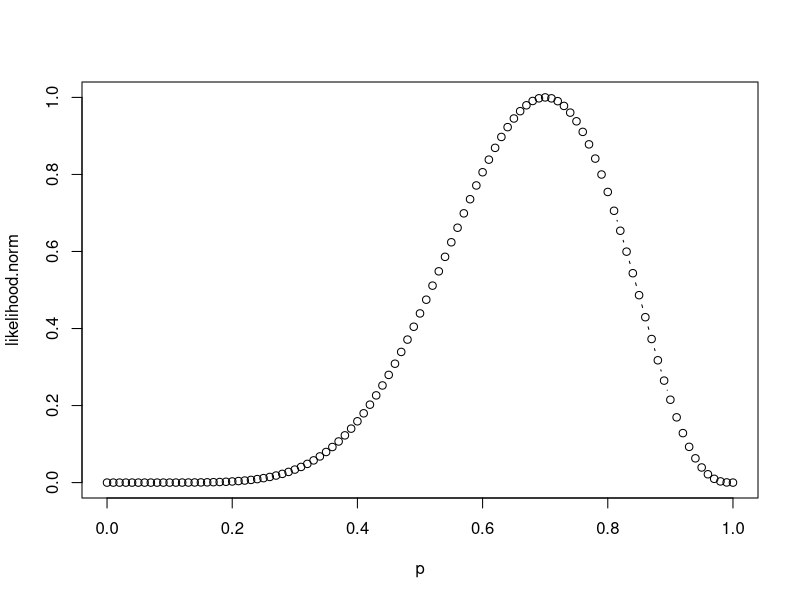
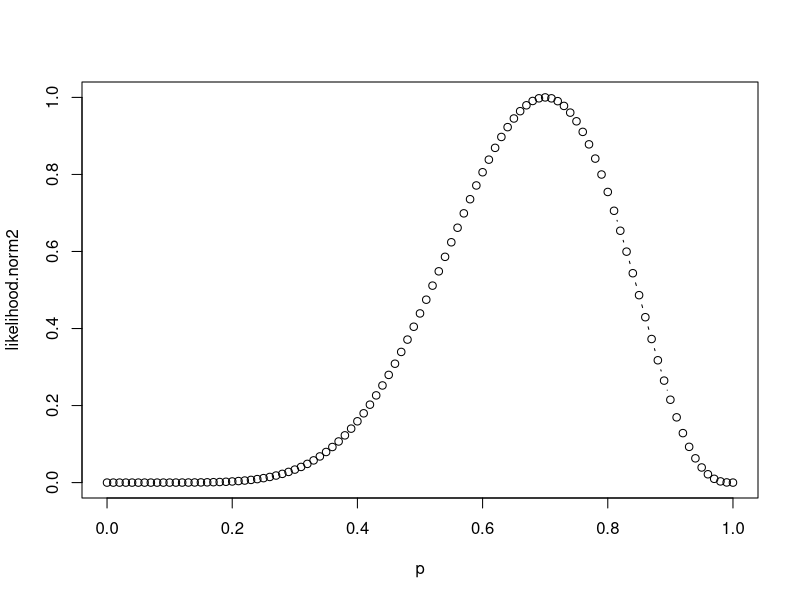
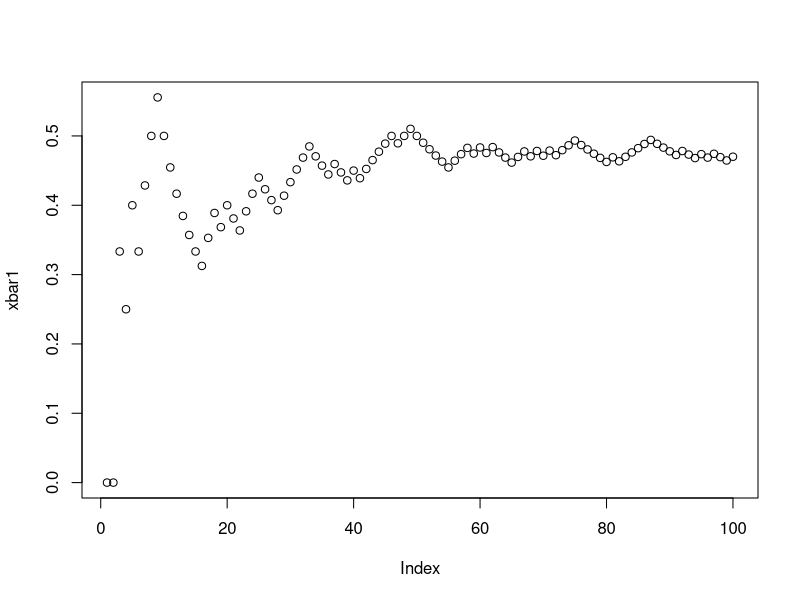
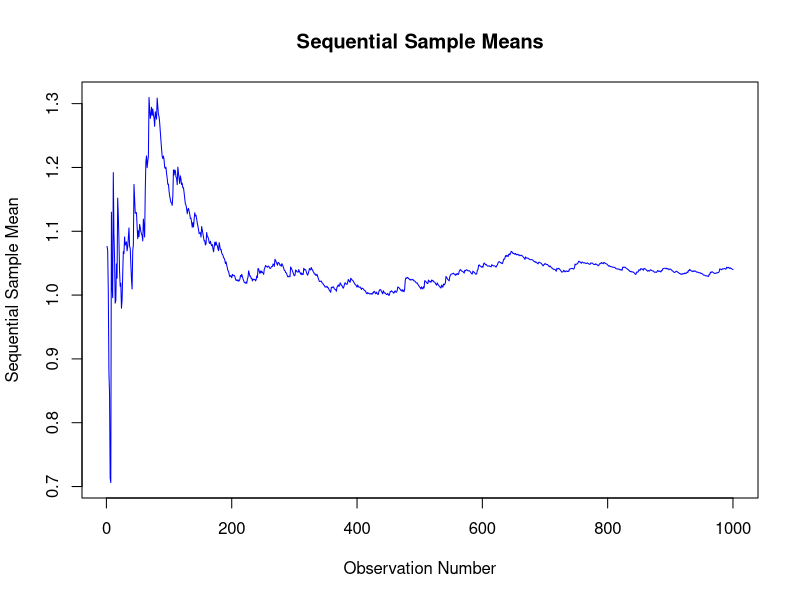
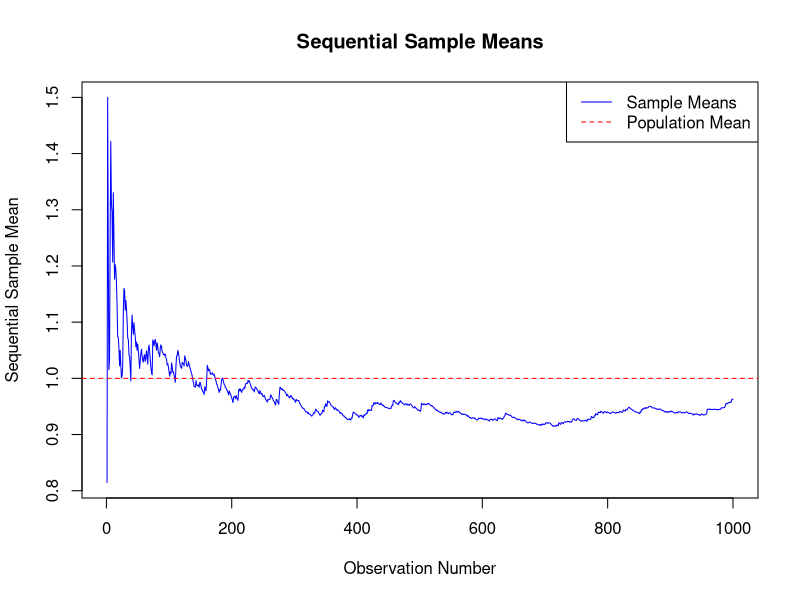
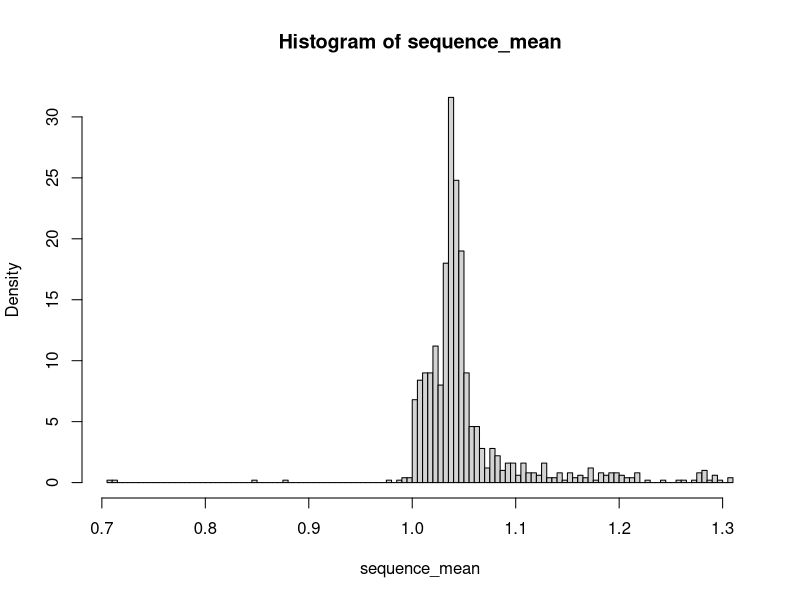
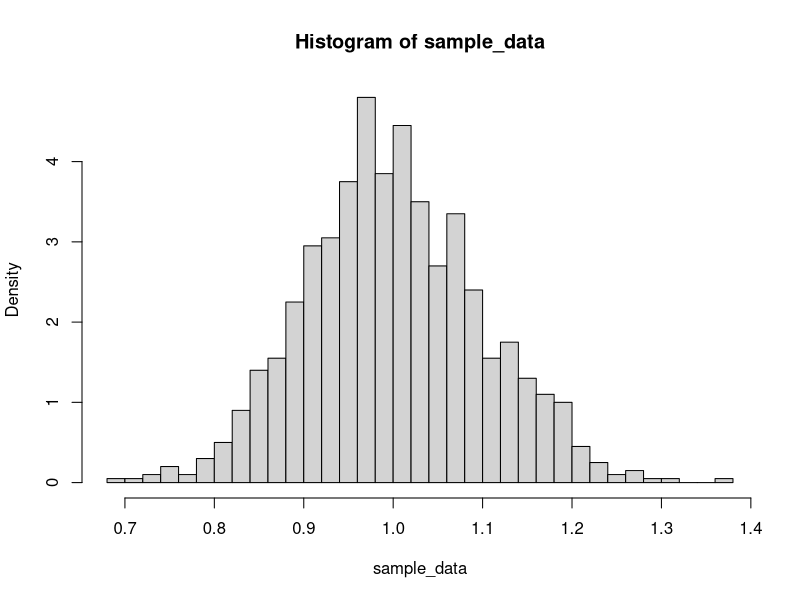
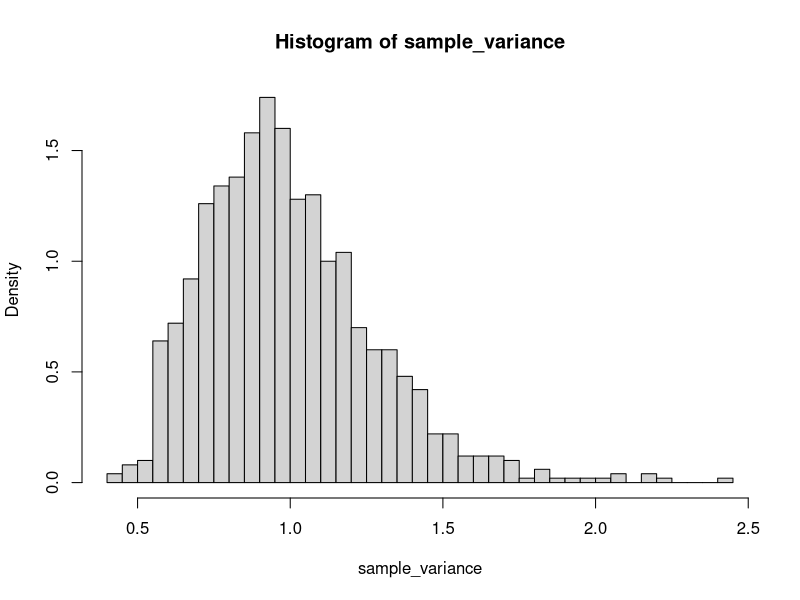

Here is the R script that generated these plots, in order:
## ---- chunk 1
knitr::opts_chunk$set(echo = TRUE)
## ---- chunk 2
p <- seq(0,1,by=0.01)
likelihood <- choose(10,7)*p^7*(1-p)^3
likelihood.norm <- likelihood/max(likelihood) 
plot( p, likelihood.norm, type = "b"  )

choose(10,7)*0.5^10 + choose(10,8)*0.5^10 + choose(10,9)*0.5^10 + choose(10,10)*0.5^10

p <- seq(0,1,by=0.01)
likelihood_2 <- choose(9,2)*(1-p)^3*p^7
likelihood.norm2 <- likelihood_2/max(likelihood_2) 
plot( p, likelihood.norm2, type = "b"  )

1- ( 0.5^3 + choose(3,2)*0.5^4 + choose(4,2)*0.5^5 + choose(5,2)*0.5^6 + choose(6,2)*0.5^7 + choose(7,2)*0.5^8 + choose(8,2)*0.5^9 )

## ---- chunk 3
#a. 5/6
pnorm(5/6)

#b. What DBP represents the 90th, 95th and 97.5th percentiles of normal distribution
qnorm(0.90)
12*qnorm(0.90) + 80
qnorm(0.95)
12*qnorm(0.95) + 80
qnorm(0.975)
12*qnorm(0.975) + 80

# c. 
pnorm(1, lower.tail = FALSE)
pnorm(2, lower.tail = FALSE)
pnorm(3, lower.tail = FALSE)

# d Suppose that 10 people are sampled from this population. What’s the probability that 50% (5) of them have a SBP larger than 140?
pnorm(20/11)
pnorm(20/11, lower.tail = FALSE)

choose(10,5)*(pnorm(20/11))^5 * (1-pnorm(20/11))^5
choose(10,5)*0.9655^5 * 0.0345^5
252 * 0.8389989 * 0.0345^5

choose(1000,500)*0.9655^500 * 0.0345^500


# f 
0.0345* (1-0.7976)

# g
(81.3-80)/12*sqrt(200)
pnorm(1.532065)

(81.3-120)/11*sqrt(200)
pnorm((81.3-120)/11*sqrt(200))

## ---- chunk 4
rexp(1000, 1)
mean(rexp(1000, 1))
var(rexp(1000, 1))

# x <- seq(0,5,length = 1000)
# y <- mean(rexp(1000,1))
# n <- 1000
## ---- chunk 5
# example
x1=rbinom(100,1,0.5)
x2=rbinom(100,1,0.5)
x3=rbinom(100,1,0.5)
xbar1=cumsum(x1)/(1:100)
xbar2=cumsum(x2)/(1:100)
xbar3=cumsum(x3)/(1:100)
plot(xbar1)

set.seed(19990318)
sample_size <- 1000
sample_data <- rexp(sample_size, 1)
sequence_mean <- cumsum(sample_data)/(1:1000)
plot(1:sample_size, sequence_mean, type = "l", col = "blue",
     xlab = "Observation Number", ylab = "Sequential Sample Mean",
     main = "Sequential Sample Means")


## Same like above
sample_size <- 1000
sample_data <- rexp(sample_size, 1)

# Initialize a vector to store sample means
sample_means <- sequence( 1000 ,0, 0)
sequential_means <- numeric(sample_size)
total <- 0
# Calculate the sequential sample means
for (i in 1:1000) {
  total <- total + sample_data[i]
  sample_means[i] <- total / i
  sequential_means[i] <- sample_means[i]
}
# Create a plot of sequential sample means by observation number
plot(1:sample_size, sequential_means, type = "l", col = "blue",
     xlab = "Observation Number", ylab = "Sequential Sample Mean",
     main = "Sequential Sample Means")

# Add a horizontal line at the population mean for reference
abline(h = 1, col = "red", lty = 2)

# Add a legend
legend("topright", legend = c("Sample Means", "Population Mean"),
       col = c("blue", "red"), lty = c(1, 2))

## ---- chunk 6
hist(sequence_mean, prob = T, breaks = 100)
## ---- chunk 7
sample_data <- numeric(1000)

for (i in 1:1000) {
  sample_data[i] = mean(rexp(100,1))
}

mean <- mean(sample_data)
variance <- var(sample_data)

# plot(1:1000, mean)
hist( sample_data, prob = T, breaks = 35 )
## ---- chunk 8
sample_variance <- numeric(1000)

for (i in 1:1000) {
  sample_variance[i] = var(rexp(100,1))
}

mean <- mean(sample_variance)
variance <- var(sample_variance)

# plot(1:1000, mean)
hist( sample_variance, prob = T, breaks = 35 )
## ---- chunk 9
library(ggplot2)
beta <- seq(0, 5, by = 0.1)
data <- c(2.0, 1.5, 1.0, 1.2, 1.3, 4.4, 1.0, 4.9, 1.5, 1.2) # observed values
likelihood <- beta^10 / ( cumprod(data)[10]^(beta+1)) 

likelihood.norm <- likelihood/max(likelihood) # easier to interpret

ggplot(data.frame(beta, likelihood.norm), aes(x = beta, y = likelihood.norm)) +
  geom_line() + 
  labs(title = "Likelihood of Pareto Distribution", x = "Beta", y = "Normalized Likelihood") + 
  theme_bw()

# Identify reference lines
# r8 <- beta[range(which(likelihood.norm > 1/8))] 
# r16 <- beta[range(which(likelihood.norm > 1/16))]

#   geom_vline(xintercept = r8, color = 'red', linetype = 'dashed')+
#   geom_vline(xintercept = r16, color = 'blue', linetype = 'dashed') +


